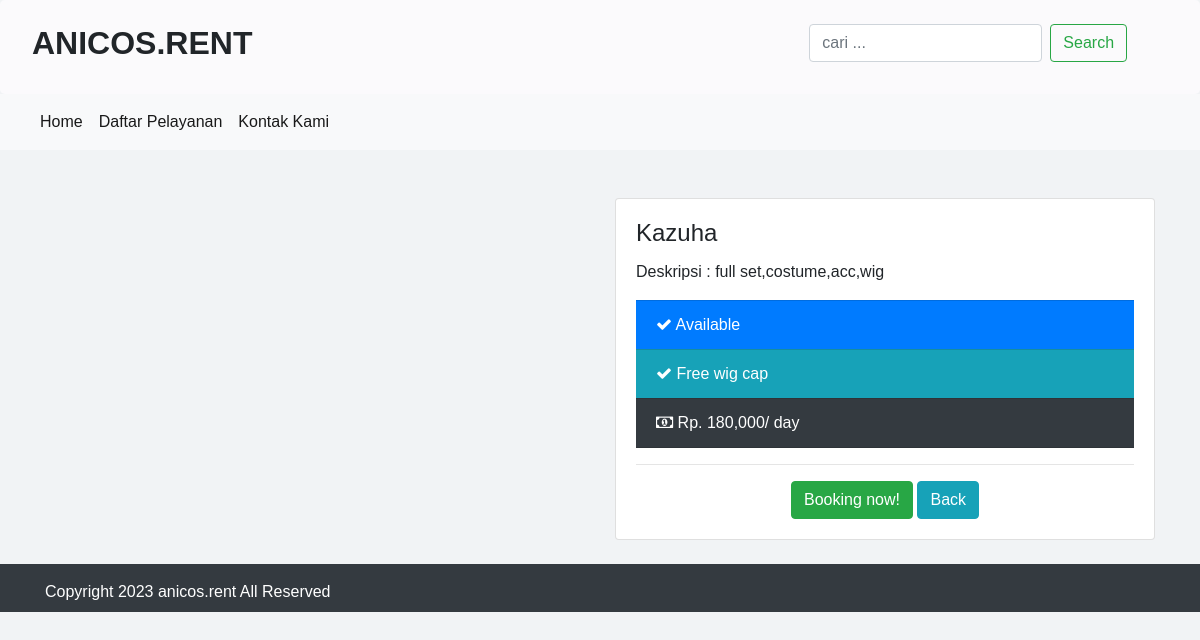
Screenshot of /detail.php?id=6 with the database file from the repository.
### tables this page shows
CREATE TABLE `infoweb` (
  `id` int(11) NOT NULL,
  `nama_rental` varchar(255) DEFAULT NULL,
  `telp` varchar(15) DEFAULT NULL,
  `alamat` text,
  `email` varchar(255) DEFAULT NULL,
  `no_rek` text,
  `updated_at` timestamp NOT NULL DEFAULT CURRENT_TIMESTAMP
);

CREATE TABLE `mobil` (
  `id_mobil` int(11) NOT NULL,
  `no_plat` varchar(255) NOT NULL,
  `merk` varchar(255) NOT NULL,
  `harga` int(255) NOT NULL,
  `deskripsi` varchar(255) NOT NULL,
  `status` varchar(255) NOT NULL,
  `gambar` text NOT NULL
);

### koneksi/koneksi.php (called while the page is built, shortened)
<?php
    $user = 'root';
    $pass = '';
    $koneksi = new PDO("mysql:host=localhost;dbname=rental_anicos", $user, $pass);
    $sql_web = "SELECT * FROM infoweb WHERE id = 1";
    $row_web = $koneksi->prepare($sql_web);
    $row_web->execute();
    $info_web = $row_web->fetch(PDO::FETCH_OBJ);
?>

### detail.php (the view, shortened to what this page needs)
<?php
    require 'koneksi/koneksi.php';
    include 'header.php';
    $id = strip_tags($_GET['id']);
    $hasil = $koneksi->query("SELECT * FROM mobil WHERE id_mobil = '$id'")->fetch();
?>
<div class="container mt-5">
<div class="row">
    <div class="col-sm-6">
    </div>
    <div class="col-sm-6">
        <div class="card">
            <div class="card-body">
                <h4 class="card-title"><?php echo $hasil['merk'];?></h4>
                <p class="card-text">
                    Deskripsi :
                    <?php echo $hasil['deskripsi'];?>
                </p>
                <ul class="list-group list-group-flush">
                    <?php if($hasil['status'] == 'Tersedia'){?>
                    <li class="list-group-item bg-primary text-white">
                        <i class="fa fa-check"></i> Available
                    </li>
                    <?php }else{?>
                    <li class="list-group-item bg-danger text-white">
                        <i class="fa fa-close"></i> Not Available
                    </li>
                    <?php }?>
                    <li class="list-group-item bg-info text-white"><i class="fa fa-check"></i> Free wig cap</li>
                    <li class="list-group-item bg-dark text-white">
                        <i class="fa fa-money"></i> Rp. <?php echo number_format($hasil['harga']);?>/ day
                    </li>
                </ul>
                <hr/>
                <center>
                    <a href="booking.php?id=<?php echo $hasil['id_mobil'];?>" class="btn btn-success">Booking now!</a>
                    <a href="index.php" class="btn btn-info">Back</a>
                </center>
            </div>
         </div>
    </div>
</div>
</div>
<?php include 'footer.php';?>

### header.php (shortened to what this page needs)
<!doctype html>
<html lang="en">
  <head>
    <link rel="stylesheet" href="assets/css/bootstrap.css" >
    <link rel="stylesheet" href="assets/css/font-awesome.css" >
  </head>
  <body>
    <div class="jumbotron pt-4 pb-4">
        <div class="row">
            <div class="col-sm-8">
                <h2><b style="text-transform:uppercase;"><?= $info_web->nama_rental;?> </b></h2>
            </div>
            <div class="col-sm-4">
                <form class="form-inline" method="get" action="blog.php">
                    <input class="form-control mr-sm-2" type="search" name="cari" placeholder="cari ..." aria-label="Search">
                    <button class="btn btn-outline-success my-2 my-sm-0" type="submit">Search</button>
                </form>
            </div>
        </div>
    </div>
    <nav class="navbar navbar-expand-lg navbar-light bg-light">
        <div class="collapse navbar-collapse" id="navbarTogglerDemo01">
            <ul class="navbar-nav mr-auto mt-2 mt-lg-0">
                <li class="nav-item active">
                    <a class="nav-link" href="index.php">Home <span class="sr-only">(current)</span></a>
                </li>
                <li class="nav-item active">
                    <a class="nav-link" href="blog.php">Daftar Pelayanan</a>
                </li>
                <li class="nav-item active">
                    <a class="nav-link" href="kontak.php">Kontak Kami</a>
                </li>
            </ul>
        </div>
    </nav>

### footer.php (shortened to what this page needs)
    <div class="footer mt-4 bg-dark text-white pt-3 pb-2">
      <div class="container">
        Copyright <?= date('Y');?> <?= $info_web->nama_rental;?> All Reserved
      </div>
    </div>
  </body>
</html>

### header.php (style rules this page uses)
html * { font-family: 'Trebuchet MS', sans-serif; }

### rows the page displays
infoweb: nama_rental "ANICOS.RENT", nama_rental "anicos.rent"
mobil: merk "Kazuha", deskripsi "full set,costume,acc,wig", harga "180,000"
